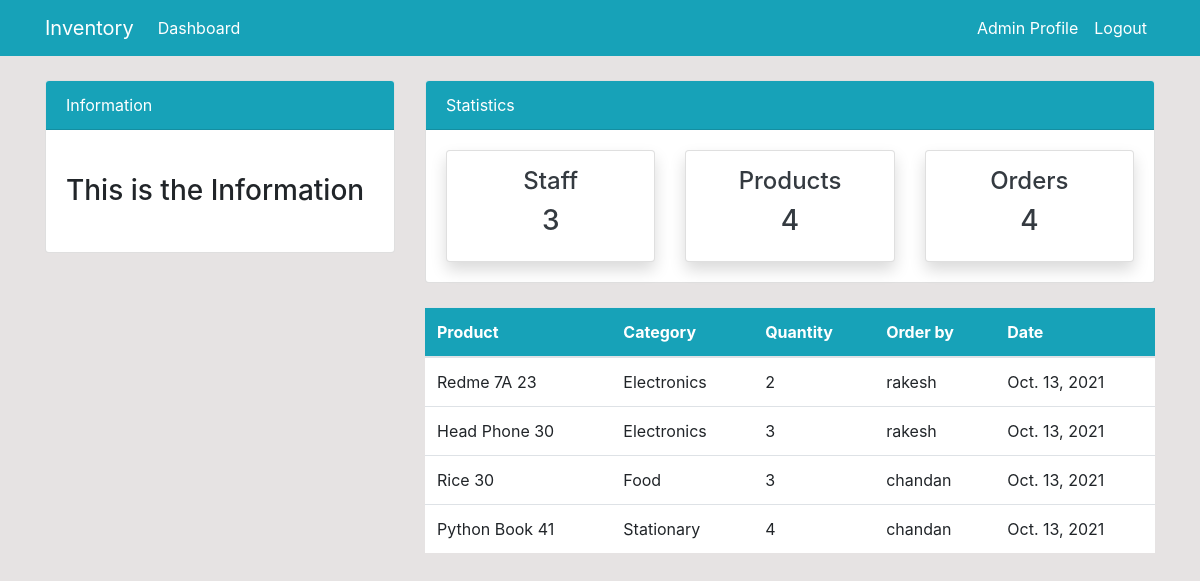
/order/ (signed in), run on the app's committed database.
### dashboard/models.py (models this page shows, shortened)
class Order(models.Model):
    product = models.ForeignKey(Product,on_delete=models.CASCADE)
    staff = models.ForeignKey(User,on_delete=models.CASCADE,null=True)
    order_quantity = models.PositiveBigIntegerField(null=True)
    date = models.DateField(auto_now_add=True)
    class Meta:
        verbose_name_plural = 'Order'

class Product(models.Model):
    name = models.CharField(max_length=100,null=True)
    category = models.CharField(max_length=20,choices=CATEGORY,null=True)
    quantity = models.IntegerField(null=True)
    class Meta:
        verbose_name_plural = 'Product'
    def __str__(self):
        return f'{self.name}  {self.quantity}'

### dashboard/views.py (the view)
# urls.py: path('order/',views.order,name = 'dashboard-order'),
@login_required
def order(request):
    orders = Order.objects.all()
    order_count = orders.count()
    customers_count = User.objects.all().count()
    product_count = Product.objects.all().count()
    context = {
        'orders' : orders,
        'customer_count': customers_count,
        'order_count' : order_count,
        'product_count': product_count,
    }
    return render(request,'dashboard/order.html',context)

### templates/dashboard/order.html (shortened to what this page needs)
{% extends 'partials/base.html' %}
{% block content %}
    {% include 'partials/topnav.html' %}
    <div class="container">
        <div class="row my-4">
            <div class="col-md-4">
            </div>
            <div class="col-md-8">
                <table class="table bg-white">
                    <thead class="bg-info">
                        <tr class="text-white">
                            <th scope="col">Product</th>
                            <th scope="col">Category</th>
                            <th scope="col">Quantity</th>
                            <th scope="col">Order by</th>
                            <th scope="col">Date</th>
                        </tr>
                    </thead>
                    <tbody>
                    {% for order in orders %}
                        <tr>
                            <td>{{order.product}}</td>
                            <td>{{order.product.category}}</td>
                            <td>{{order.order_quantity}}</td>
                            <td>
                                {{order.staff.username}}
                            </td>
                            <td>
                                {{order.date}}
                            </td>
                        </tr>
                     {% endfor %}
                    </tbody>
                </table>
            </div>
        </div>
    </div>
{% endblock content %}

### templates/partials/nav.html (shortened to what this page needs)
<nav class="navbar navbar-expand-lg navbar-info bg-info">
    <div class="container">
        {% if user.is_authenticated %}
        <a class="navbar-brand text-white" href="{% url 'dashboard-index' %}">Inventory</a>
        <div class="collapse navbar-collapse" id="navbarSupportedContent">
            <ul class="navbar-nav mr-auto">
                <li class="nav-item active">
                    <a class="nav-link text-white" href="{% url 'dashboard-index' %}">Dashboard </a>
                </li>
            </ul>
            <ul class="navbar-nav ml-auto">
                <li class="nav-item active">
                    <a class="nav-link text-white" href="{% url 'user-profile' %}">{{user.username}} Profile
                        <span class="sr-only">(current)</span></a>
                </li>
                <li class="nav-item">
                    <a class="nav-link text-white" href="{% url 'user-logout' %}">Logout</a>
                </li>
            </ul>
            {% endif %}
        </div>
    </div>
</nav>

### static/style.css (style rules this page uses)
body { background: rgb(230, 227, 227); }

### data on the page
Order: product "Redme 7A 23", product.category "Electronics", order_quantity "2", staff.username "rakesh", date "Oct. 13, 2021"
Order: product "Head Phone 30", product.category "Electronics", order_quantity "3", staff.username "rakesh", date "Oct. 13, 2021"
Order: product "Rice 30", product.category "Food", order_quantity "3", staff.username "chandan", date "Oct. 13, 2021"
Order: product "Python Book 41", product.category "Stationary", order_quantity "4", staff.username "chandan", date "Oct. 13, 2021"

### other printed values
{{ user.username }} "Admin"
{{ customer_count }} "3"
{{ product_count }} "4"
{{ order_count }} "4"
